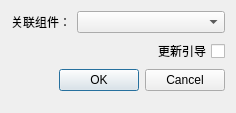
<?xml version="1.0" encoding="UTF-8"?>
<ui version="4.0">
 <class>Dialog</class>
 <widget class="QDialog" name="Dialog">
  <property name="geometry">
   <rect>
    <x>0</x>
    <y>0</y>
    <width>236</width>
    <height>113</height>
   </rect>
  </property>
  <property name="windowTitle">
   <string>对话框</string>
  </property>
  <layout class="QGridLayout" name="gridLayout">
   <item row="3" column="0">
    <widget class="QDialogButtonBox" name="buttonBox">
     <property name="orientation">
      <enum>Qt::Horizontal</enum>
     </property>
     <property name="standardButtons">
      <set>QDialogButtonBox::Cancel|QDialogButtonBox::Ok</set>
     </property>
    </widget>
   </item>
   <item row="0" column="0">
    <layout class="QHBoxLayout" name="horizontalLayout_2">
     <item>
      <widget class="QLabel" name="components_label">
       <property name="sizePolicy">
        <sizepolicy hsizetype="Fixed" vsizetype="Preferred">
         <horstretch>0</horstretch>
         <verstretch>0</verstretch>
        </sizepolicy>
       </property>
       <property name="text">
        <string>关联组件：</string>
       </property>
      </widget>
     </item>
     <item>
      <widget class="QComboBox" name="components_comboBox"/>
     </item>
    </layout>
   </item>
   <item row="4" column="0">
    <spacer name="verticalSpacer">
     <property name="orientation">
      <enum>Qt::Vertical</enum>
     </property>
     <property name="sizeHint" stdset="0">
      <size>
       <width>20</width>
       <height>40</height>
      </size>
     </property>
    </spacer>
   </item>
   <item row="1" column="0">
    <widget class="QCheckBox" name="update_checkBox">
     <property name="layoutDirection">
      <enum>Qt::RightToLeft</enum>
     </property>
     <property name="text">
      <string>更新引导</string>
     </property>
    </widget>
   </item>
  </layout>
 </widget>
 <resources/>
 <connections>
  <connection>
   <sender>buttonBox</sender>
   <signal>accepted()</signal>
   <receiver>Dialog</receiver>
   <slot>accept()</slot>
   <hints>
    <hint type="sourcelabel">
     <x>248</x>
     <y>254</y>
    </hint>
    <hint type="destinationlabel">
     <x>157</x>
     <y>274</y>
    </hint>
   </hints>
  </connection>
  <connection>
   <sender>buttonBox</sender>
   <signal>rejected()</signal>
   <receiver>Dialog</receiver>
   <slot>reject()</slot>
   <hints>
    <hint type="sourcelabel">
     <x>316</x>
     <y>260</y>
    </hint>
    <hint type="destinationlabel">
     <x>286</x>
     <y>274</y>
    </hint>
   </hints>
  </connection>
 </connections>
</ui>
